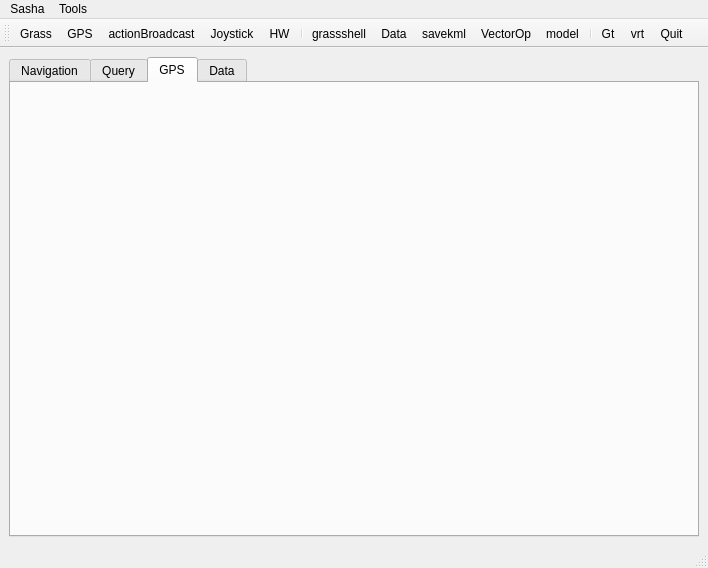
<?xml version="1.0" encoding="UTF-8"?>
<ui version="4.0">
 <class>SashaMainWindow</class>
 <widget class="QMainWindow" name="SashaMainWindow">
  <property name="geometry">
   <rect>
    <x>0</x>
    <y>0</y>
    <width>708</width>
    <height>568</height>
   </rect>
  </property>
  <property name="windowTitle">
   <string>OssimPlanetSasha</string>
  </property>
  <property name="windowIcon">
   <iconset resource="../gui/resources.qrc">
    <normaloff>:/icons/icons/epi.gif</normaloff>:/icons/icons/epi.gif</iconset>
  </property>
  <widget class="QWidget" name="centralwidget">
   <layout class="QHBoxLayout" name="horizontalLayout">
    <item>
     <widget class="QTabWidget" name="mainTabWidget">
      <property name="tabPosition">
       <enum>QTabWidget::North</enum>
      </property>
      <property name="tabShape">
       <enum>QTabWidget::Rounded</enum>
      </property>
      <property name="currentIndex">
       <number>2</number>
      </property>
      <property name="usesScrollButtons">
       <bool>false</bool>
      </property>
      <property name="documentMode">
       <bool>false</bool>
      </property>
      <property name="movable">
       <bool>true</bool>
      </property>
      <widget class="QWidget" name="tab">
       <attribute name="title">
        <string>Navigation</string>
       </attribute>
       <layout class="QVBoxLayout" name="verticalLayout"/>
      </widget>
      <widget class="QWidget" name="tab_2">
       <attribute name="title">
        <string>Query</string>
       </attribute>
       <layout class="QVBoxLayout" name="verticalLayout_2"/>
      </widget>
      <widget class="QWidget" name="tab_4">
       <attribute name="title">
        <string>GPS</string>
       </attribute>
       <layout class="QVBoxLayout" name="verticalLayout_16"/>
      </widget>
      <widget class="QWidget" name="tab_3">
       <attribute name="title">
        <string>Data</string>
       </attribute>
       <layout class="QVBoxLayout" name="verticalLayout_7">
        <item>
         <widget class="QTextEdit" name="textHW"/>
        </item>
       </layout>
      </widget>
     </widget>
    </item>
    <item>
     <layout class="QHBoxLayout" name="horizontalLayout_16"/>
    </item>
   </layout>
  </widget>
  <widget class="QMenuBar" name="menubar">
   <property name="geometry">
    <rect>
     <x>0</x>
     <y>0</y>
     <width>708</width>
     <height>25</height>
    </rect>
   </property>
   <widget class="QMenu" name="menuSasha">
    <property name="title">
     <string>Sasha</string>
    </property>
    <widget class="QMenu" name="menuView_2">
     <property name="title">
      <string>view</string>
     </property>
     <addaction name="actionHideSlider"/>
     <addaction name="actionCompass"/>
     <addaction name="actionPan_Tool"/>
    </widget>
    <addaction name="menuView_2"/>
    <addaction name="actionPref"/>
   </widget>
   <widget class="QMenu" name="menuTools">
    <property name="title">
     <string>Tools</string>
    </property>
    <widget class="QMenu" name="menuGPS">
     <property name="title">
      <string>GPS</string>
     </property>
     <addaction name="actionNMEA"/>
    </widget>
    <widget class="QMenu" name="menuData">
     <property name="title">
      <string>Data</string>
     </property>
     <addaction name="actionDataexp"/>
     <addaction name="actionVrt"/>
    </widget>
    <addaction name="menuData"/>
    <addaction name="menuGPS"/>
    <addaction name="actionEpsg"/>
   </widget>
   <addaction name="menuSasha"/>
   <addaction name="menuTools"/>
  </widget>
  <widget class="QStatusBar" name="statusbar"/>
  <widget class="QToolBar" name="toolBar">
   <property name="windowTitle">
    <string>toolBar</string>
   </property>
   <attribute name="toolBarArea">
    <enum>TopToolBarArea</enum>
   </attribute>
   <attribute name="toolBarBreak">
    <bool>true</bool>
   </attribute>
   <addaction name="actionGrass"/>
   <addaction name="actionGPS"/>
   <addaction name="actionBroadcast"/>
   <addaction name="actionJoystick"/>
   <addaction name="actionHW"/>
   <addaction name="separator"/>
   <addaction name="actionGrassshell"/>
   <addaction name="actionData"/>
   <addaction name="actionSavekml"/>
   <addaction name="actionVectorOp"/>
   <addaction name="actionModel"/>
   <addaction name="separator"/>
   <addaction name="actionGt"/>
   <addaction name="actionGVrt"/>
   <addaction name="actionExit"/>
  </widget>
  <action name="actionGPS">
   <property name="checkable">
    <bool>true</bool>
   </property>
   <property name="icon">
    <iconset resource="../gui/resources.qrc">
     <normaloff>:/icons/icons/satellite.png</normaloff>:/icons/icons/satellite.png</iconset>
   </property>
   <property name="text">
    <string>GPS</string>
   </property>
  </action>
  <action name="actionGrass">
   <property name="checkable">
    <bool>true</bool>
   </property>
   <property name="icon">
    <iconset resource="../gui/resources.qrc">
     <normaloff>:/icons/icons/grass_icon.png</normaloff>:/icons/icons/grass_icon.png</iconset>
   </property>
   <property name="text">
    <string>Grass</string>
   </property>
   <property name="toolTip">
    <string>Grass</string>
   </property>
  </action>
  <action name="actionJoystick">
   <property name="checkable">
    <bool>true</bool>
   </property>
   <property name="icon">
    <iconset resource="../gui/resources.qrc">
     <normaloff>:/icons/icons/joystick.png</normaloff>:/icons/icons/joystick.png</iconset>
   </property>
   <property name="text">
    <string>Joystick</string>
   </property>
   <property name="toolTip">
    <string>Joystick</string>
   </property>
  </action>
  <action name="actionLonLat">
   <property name="checkable">
    <bool>true</bool>
   </property>
   <property name="checked">
    <bool>false</bool>
   </property>
   <property name="icon">
    <iconset resource="../gui/resources.qrc">
     <normaloff>:/icons/icons/600px-Brosen_windrose.svg.png</normaloff>:/icons/icons/600px-Brosen_windrose.svg.png</iconset>
   </property>
   <property name="text">
    <string>LonLat</string>
   </property>
   <property name="toolTip">
    <string>LonLat</string>
   </property>
  </action>
  <action name="actionGt">
   <property name="icon">
    <iconset resource="../gui/resources.qrc">
     <normaloff>:/icons/icons/gui-help.gif</normaloff>:/icons/icons/gui-help.gif</iconset>
   </property>
   <property name="text">
    <string>Gt</string>
   </property>
  </action>
  <action name="actionDB_setting">
   <property name="icon">
    <iconset>
     <normaloff>:/icons/db.png</normaloff>:/icons/db.png</iconset>
   </property>
   <property name="text">
    <string>DB-setting</string>
   </property>
  </action>
  <action name="actionNMEA">
   <property name="text">
    <string>NMEA</string>
   </property>
  </action>
  <action name="actionData">
   <property name="checkable">
    <bool>false</bool>
   </property>
   <property name="icon">
    <iconset resource="../gui/resources.qrc">
     <normaloff>:/icons/icons/module-db.gif</normaloff>:/icons/icons/module-db.gif</iconset>
   </property>
   <property name="text">
    <string>Data</string>
   </property>
   <property name="toolTip">
    <string>Data processing</string>
   </property>
  </action>
  <action name="actionSavekml">
   <property name="icon">
    <iconset resource="../gui/resources.qrc">
     <normaloff>:/icons/icons/saveinfo.png</normaloff>:/icons/icons/saveinfo.png</iconset>
   </property>
   <property name="text">
    <string>savekml</string>
   </property>
  </action>
  <action name="actionEpsg">
   <property name="text">
    <string>Epsg</string>
   </property>
  </action>
  <action name="actionHidesliders">
   <property name="checkable">
    <bool>true</bool>
   </property>
   <property name="text">
    <string>hideslider</string>
   </property>
  </action>
  <action name="actionHideSpinbox">
   <property name="checkable">
    <bool>true</bool>
   </property>
   <property name="text">
    <string>Spinbox</string>
   </property>
  </action>
  <action name="actionHide_place_position">
   <property name="checkable">
    <bool>true</bool>
   </property>
   <property name="text">
    <string>Place-Position</string>
   </property>
  </action>
  <action name="actionHideStepTool">
   <property name="checkable">
    <bool>true</bool>
   </property>
   <property name="text">
    <string>StepTool</string>
   </property>
  </action>
  <action name="actionHideSlider">
   <property name="checkable">
    <bool>true</bool>
   </property>
   <property name="text">
    <string>tabPosition</string>
   </property>
  </action>
  <action name="actionJoystick_2">
   <property name="icon">
    <iconset>
     <normaloff>:/icons/joystick.png</normaloff>:/icons/joystick.png</iconset>
   </property>
   <property name="text">
    <string>Joystick</string>
   </property>
  </action>
  <action name="actionDataexp">
   <property name="icon">
    <iconset>
     <normaloff>:/icons/ingranaggi.gif</normaloff>:/icons/ingranaggi.gif</iconset>
   </property>
   <property name="text">
    <string>Export</string>
   </property>
  </action>
  <action name="actionVrt">
   <property name="icon">
    <iconset>
     <normaloff>:/icons/ingranaggio_icona.gif</normaloff>:/icons/ingranaggio_icona.gif</iconset>
   </property>
   <property name="text">
    <string>DataTools</string>
   </property>
  </action>
  <action name="actionExit">
   <property name="icon">
    <iconset resource="../gui/resources.qrc">
     <normaloff>:/icons/icons/quit.png</normaloff>:/icons/icons/quit.png</iconset>
   </property>
   <property name="text">
    <string>Quit</string>
   </property>
  </action>
  <action name="actionGrassshell">
   <property name="icon">
    <iconset resource="../gui/resources.qrc">
     <normaloff>:/icons/icons/512 Terminal.png</normaloff>:/icons/icons/512 Terminal.png</iconset>
   </property>
   <property name="text">
    <string>grassshell</string>
   </property>
  </action>
  <action name="actionModel">
   <property name="icon">
    <iconset resource="../gui/resources.qrc">
     <normaloff>:/icons/icons/cubo.png</normaloff>:/icons/icons/cubo.png</iconset>
   </property>
   <property name="text">
    <string>model</string>
   </property>
  </action>
  <action name="actionPref">
   <property name="icon">
    <iconset>
     <normaloff>:/icons/tools.png</normaloff>:/icons/tools.png</iconset>
   </property>
   <property name="text">
    <string>Preferences</string>
   </property>
   <property name="toolTip">
    <string>Preferences</string>
   </property>
   <property name="shortcut">
    <string/>
   </property>
   <property name="shortcutContext">
    <enum>Qt::WidgetShortcut</enum>
   </property>
  </action>
  <action name="actionVectorOp">
   <property name="icon">
    <iconset resource="../gui/resources.qrc">
     <normaloff>:/icons/icons/SquadraCompasso.png</normaloff>:/icons/icons/SquadraCompasso.png</iconset>
   </property>
   <property name="text">
    <string>VectorOp</string>
   </property>
  </action>
  <action name="actionHW">
   <property name="checkable">
    <bool>true</bool>
   </property>
   <property name="icon">
    <iconset resource="../gui/resources.qrc">
     <normaloff>:/icons/icons/keyser-tux-wifi-logo-2300.png</normaloff>:/icons/icons/keyser-tux-wifi-logo-2300.png</iconset>
   </property>
   <property name="text">
    <string>HW</string>
   </property>
   <property name="toolTip">
    <string>Serial</string>
   </property>
  </action>
  <action name="actionBroadcast">
   <property name="checkable">
    <bool>true</bool>
   </property>
   <property name="icon">
    <iconset resource="../gui/resources.qrc">
     <normaloff>:/icons/icons/Ubuntu_connessione_Internet_.png</normaloff>:/icons/icons/Ubuntu_connessione_Internet_.png</iconset>
   </property>
   <property name="text">
    <string>actionBroadcast</string>
   </property>
  </action>
  <action name="actionCompass">
   <property name="text">
    <string>Compass</string>
   </property>
  </action>
  <action name="actionPan_Tool">
   <property name="text">
    <string>Pan-Tool</string>
   </property>
  </action>
  <action name="actionGVrt">
   <property name="checkable">
    <bool>true</bool>
   </property>
   <property name="icon">
    <iconset resource="../gui/resources.qrc">
     <normaloff>:/icons/icons/ingranaggio_icona.gif</normaloff>:/icons/icons/ingranaggio_icona.gif</iconset>
   </property>
   <property name="text">
    <string>vrt</string>
   </property>
  </action>
 </widget>
 <resources>
  <include location="../gui/resources.qrc"/>
 </resources>
 <connections/>
</ui>
